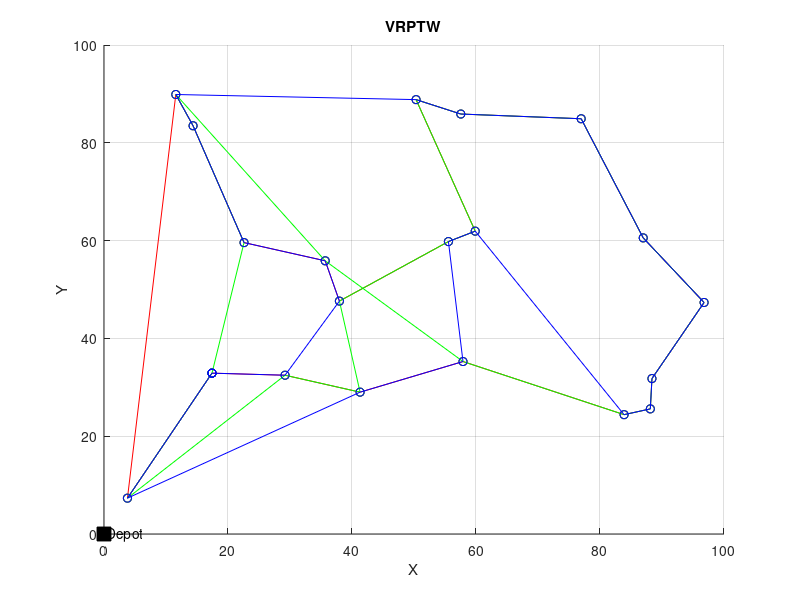

MATLAB code for this plot:
%% Vehicle Routing Problem with Time Windows (VRPTW)
num_customers = 20; 
num_vehicles = 3;    
capacity = 100;    
depot = [0, 0];      
customers = rand(num_customers, 2)*100;
distances = zeros(num_customers+1, num_customers+1);
for i = 1:num_customers
    for j = 1:num_customers
        distances(i,j) = norm(customers(i,:) - customers(j,:));
    end
    distances(i, num_customers+1) = norm(customers(i,:) - depot);
    distances(num_customers+1, i) = norm(customers(i,:) - depot);
end
for i = 1:num_customers
    distances(i, num_customers+1) = norm(customers(i,:) - depot);
    distances(num_customers+1, i) = norm(customers(i,:) - depot);
end
time_windows = randi([0, 50], num_customers, 2);  
initial_temperature = 100;
cooling_rate = 0.99;
iterations_per_temperature = 100;
initial_solution = cell(num_vehicles, 1);
for v = 1:num_vehicles
    initial_solution{v} = [1; randperm(num_customers)'; 1]; 
end
calculate_route_cost = @(route) sum(distances(sub2ind(size(distances), route(1:end-1), route(2:end))));
current_solution = initial_solution;
best_solution = initial_solution;
current_temperature = initial_temperature;
best_costs = Inf;
while current_temperature > 1
    for iter = 1:iterations_per_temperature
        neighbor_solution = current_solution;
        vehicle_idx = randi(num_vehicles);
        if numel(neighbor_solution{vehicle_idx}) > 3  
            swap_indices = randsample(2:numel(neighbor_solution{vehicle_idx})-1, 2);
            neighbor_solution{vehicle_idx}([swap_indices(1), swap_indices(2)]) = neighbor_solution{vehicle_idx}([swap_indices(2), swap_indices(1)]);
        end
        current_cost = sum(cellfun(calculate_route_cost, current_solution));
        neighbor_cost = sum(cellfun(calculate_route_cost, neighbor_solution));
        if neighbor_cost < current_cost || exp((current_cost - neighbor_cost) / current_temperature) > rand()
            current_solution = neighbor_solution;
            if neighbor_cost < best_costs
                best_solution = neighbor_solution;
                best_costs = neighbor_cost;
            end
        end
    end
    current_temperature = current_temperature * cooling_rate;
end
figure;
hold on;
colors = ['r', 'g', 'b', 'm', 'c', 'y'];
for v = 1:num_vehicles
    route = best_solution{v};
    plot(customers(route, 1), customers(route, 2), ['o-', colors(v)]);
end
plot(depot(1), depot(2), 'ks', 'MarkerSize', 10, 'MarkerFaceColor', 'k');
text(depot(1), depot(2), ' Depot');
title('VRPTW');
xlabel('X');
ylabel('Y');
grid on;
hold off;
disp('Best Solution:');
for v = 1:num_vehicles
    disp(['Vehicle ' num2str(v) ' route:']);
    disp(best_solution{v}');
    disp(['Cost: ' num2str(calculate_route_cost(best_solution{v}))]);
end
